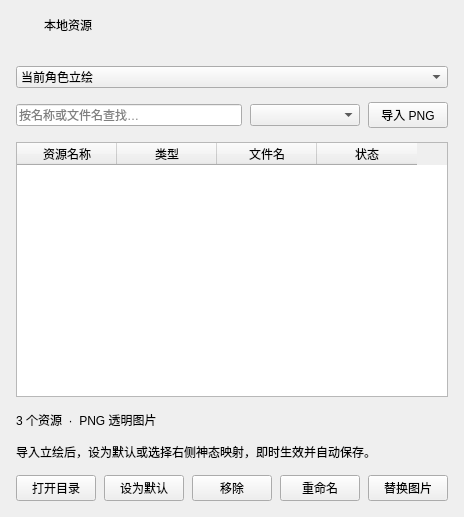
                                            <widget class="QFrame" name="resourceLibraryCard">
                                              <property name="uiCard" stdset="0">
                                                <bool>true</bool>
                                              </property>
                                              <layout class="QVBoxLayout" name="resourceLibraryCardLayout">
                                                <property name="leftMargin">
                                                  <number>0</number>
                                                </property>
                                                <property name="topMargin">
                                                  <number>0</number>
                                                </property>
                                                <property name="rightMargin">
                                                  <number>0</number>
                                                </property>
                                                <property name="bottomMargin">
                                                  <number>0</number>
                                                </property>
                                                <property name="spacing">
                                                  <number>0</number>
                                                </property>
                                                <item>
                                                  <widget class="QWidget" name="resourceLibraryCardHeading">
                                                    <property name="cardHeading" stdset="0">
                                                      <bool>true</bool>
                                                    </property>
                                                    <layout class="QHBoxLayout" name="resourceLibraryCardHeadingLayout" stretch="0,1">
                                                      <property name="leftMargin">
                                                        <number>14</number>
                                                      </property>
                                                      <property name="topMargin">
                                                        <number>14</number>
                                                      </property>
                                                      <property name="rightMargin">
                                                        <number>14</number>
                                                      </property>
                                                      <property name="bottomMargin">
                                                        <number>14</number>
                                                      </property>
                                                      <property name="spacing">
                                                        <number>9</number>
                                                      </property>
                                                      <item>
                                                        <widget class="QLabel" name="resourceLibraryCardIcon">
                                                          <property name="text">
                                                            <string />
                                                          </property>
                                                          <property name="wordWrap">
                                                            <bool>true</bool>
                                                          </property>
                                                          <property name="minimumSize">
                                                            <size>
                                                              <width>21</width>
                                                              <height>21</height>
                                                            </size>
                                                          </property>
                                                          <property name="maximumSize">
                                                            <size>
                                                              <width>21</width>
                                                              <height>21</height>
                                                            </size>
                                                          </property>
                                                          <property name="iconName" stdset="0">
                                                            <string>folder</string>
                                                          </property>
                                                        </widget>
                                                      </item>
                                                      <item>
                                                        <widget class="QLabel" name="resourceLibraryCardTitle">
                                                          <property name="text">
                                                            <string>本地资源</string>
                                                          </property>
                                                          <property name="wordWrap">
                                                            <bool>true</bool>
                                                          </property>
                                                          <property name="cardTitle" stdset="0">
                                                            <bool>true</bool>
                                                          </property>
                                                        </widget>
                                                      </item>
                                                    </layout>
                                                    <property name="minimumSize">
                                                      <size>
                                                        <width>0</width>
                                                        <height>50</height>
                                                      </size>
                                                    </property>
                                                    <property name="maximumSize">
                                                      <size>
                                                        <width>16777215</width>
                                                        <height>50</height>
                                                      </size>
                                                    </property>
                                                  </widget>
                                                </item>
                                                <item>
                                                  <widget class="QWidget" name="resourceLibraryCardBody">
                                                    <layout class="QVBoxLayout" name="resourceLibraryLayout">
                                                      <property name="leftMargin">
                                                        <number>16</number>
                                                      </property>
                                                      <property name="topMargin">
                                                        <number>16</number>
                                                      </property>
                                                      <property name="rightMargin">
                                                        <number>16</number>
                                                      </property>
                                                      <property name="bottomMargin">
                                                        <number>16</number>
                                                      </property>
                                                      <property name="spacing">
                                                        <number>14</number>
                                                      </property>
                                                      <item><widget class="QComboBox" name="resourceScopeCombo">
 <item><property name="text"><string>当前角色立绘</string></property></item>
 <item><property name="text"><string>全局气泡</string></property></item>
</widget></item>
<item>
                                                        <widget class="QWidget" name="resourceToolbar">
                                                          <layout class="QHBoxLayout" name="resourceToolbarLayout" stretch="1,0">
                                                            <property name="leftMargin">
                                                              <number>0</number>
                                                            </property>
                                                            <property name="topMargin">
                                                              <number>0</number>
                                                            </property>
                                                            <property name="rightMargin">
                                                              <number>0</number>
                                                            </property>
                                                            <property name="bottomMargin">
                                                              <number>0</number>
                                                            </property>
                                                            <property name="spacing">
                                                              <number>8</number>
                                                            </property>
                                                            <item>
                                                              <widget class="QLineEdit" name="resourceSearchEdit">
                                                                <property name="placeholderText">
                                                                  <string>按名称或文件名查找…</string>
                                                                </property>
                                                              </widget>
                                                            </item>
                                                            <item>
  <widget class="QComboBox" name="importResourceKind">
    <property name="toolTip"><string>选择导入图片的用途</string></property>
    <property name="minimumSize"><size><width>110</width><height>0</height></size></property>
  </widget>
</item>
<item>
                                                              <widget class="QPushButton" name="importResourceButton">
                                                                <property name="text">
                                                                  <string>导入 PNG</string>
                                                                </property>
                                                                <property name="cursor">
                                                                  <cursorShape>PointingHandCursor</cursorShape>
                                                                </property>
                                                                <property name="accent" stdset="0">
                                                                  <string>blue</string>
                                                                </property>
                                                              </widget>
                                                            </item>
                                                          </layout>
                                                        </widget>
                                                      </item>
                                                      <item>
                                                        <widget class="QTableWidget" name="resourceTable">
                                                          <property name="rowCount">
                                                            <number>0</number>
                                                          </property>
                                                          <property name="columnCount">
                                                            <number>4</number>
                                                          </property>
                                                          <property name="selectionBehavior">
                                                            <enum>QAbstractItemView::SelectionBehavior::SelectRows</enum>
                                                          </property>
                                                          <property name="selectionMode">
                                                            <enum>QAbstractItemView::SelectionMode::SingleSelection</enum>
                                                          </property>
                                                          <property name="editTriggers">
                                                            <set>QAbstractItemView::EditTrigger::NoEditTriggers</set>
                                                          </property>
                                                          <property name="alternatingRowColors">
                                                            <bool>true</bool>
                                                          </property>
                                                          <property name="showGrid">
                                                            <bool>false</bool>
                                                          </property>
                                                          <property name="minimumSize">
                                                            <size>
                                                              <width>0</width>
                                                              <height>255</height>
                                                            </size>
                                                          </property>
                                                          <column>
                                                            <property name="text">
                                                              <string>资源名称</string>
                                                            </property>
                                                          </column>
                                                          <column>
                                                            <property name="text">
                                                              <string>类型</string>
                                                            </property>
                                                          </column>
                                                          <column>
                                                            <property name="text">
                                                              <string>文件名</string>
                                                            </property>
                                                          </column>
                                                          <column>
                                                            <property name="text">
                                                              <string>状态</string>
                                                            </property>
                                                          </column>
                                                          <row />
                                                          <row />
                                                          <row />
                                                        </widget>
                                                      </item>
                                                      <item>
                                                        <widget class="QLabel" name="resourceCountLabel">
                                                          <property name="text">
                                                            <string>3 个资源  ·  PNG 透明图片</string>
                                                          </property>
                                                          <property name="wordWrap">
                                                            <bool>true</bool>
                                                          </property>
                                                          <property name="tone" stdset="0">
                                                            <string>muted</string>
                                                          </property>
                                                        </widget>
                                                      </item>
<item>
  <widget class="QLabel" name="resourceStatus">
    <property name="text"><string>导入立绘后，设为默认或选择右侧神态映射，即时生效并自动保存。</string></property>
    <property name="wordWrap"><bool>true</bool></property>
  </widget>
</item>
                                                      <item>
                                                        <widget class="QWidget" name="resourceLibraryActions">
                                                          <layout class="QHBoxLayout" name="resourceLibraryActionsLayout">
                                                            <property name="leftMargin">
                                                              <number>0</number>
                                                            </property>
                                                            <property name="topMargin">
                                                              <number>0</number>
                                                            </property>
                                                            <property name="rightMargin">
                                                              <number>0</number>
                                                            </property>
                                                            <property name="bottomMargin">
                                                              <number>0</number>
                                                            </property>
                                                            <property name="spacing">
                                                              <number>8</number>
                                                            </property>
                                                            <item>
                                                              <widget class="QPushButton" name="openResourceFolderButton">
                                                                <property name="text">
                                                                  <string>打开目录</string>
                                                                </property>
                                                                <property name="cursor">
                                                                  <cursorShape>PointingHandCursor</cursorShape>
                                                                </property>
                                                              </widget>
                                                            </item>
                                                            <item>
                                                              <widget class="QPushButton" name="setDefaultResourceButton">
                                                                <property name="text">
                                                                  <string>设为默认</string>
                                                                </property>
                                                                <property name="cursor">
                                                                  <cursorShape>PointingHandCursor</cursorShape>
                                                                </property>
                                                              </widget>
                                                            </item>
                                                            <item>
                                                              <widget class="QPushButton" name="removeResourceButton">
                                                                <property name="text">
                                                                  <string>移除</string>
                                                                </property>
                                                                <property name="cursor">
                                                                  <cursorShape>PointingHandCursor</cursorShape>
                                                                </property>
                                                                <property name="accent" stdset="0">
                                                                  <string>danger</string>
                                                                </property>
                                                              </widget>
                                                            </item>
                                                          <item><widget class="QPushButton" name="renameResourceButton"><property name="text"><string>重命名</string></property></widget></item>
<item><widget class="QPushButton" name="replaceResourceButton"><property name="text"><string>替换图片</string></property></widget></item>
</layout>
                                                        </widget>
                                                      </item>
                                                      <property name="sizeConstraint">
                                                        <enum>QLayout::SizeConstraint::SetMinimumSize</enum>
                                                      </property>
                                                    </layout>
                                                  </widget>
                                                </item>
                                                <property name="sizeConstraint">
                                                  <enum>QLayout::SizeConstraint::SetMinimumSize</enum>
                                                </property>
                                              </layout>
                                            </widget>
